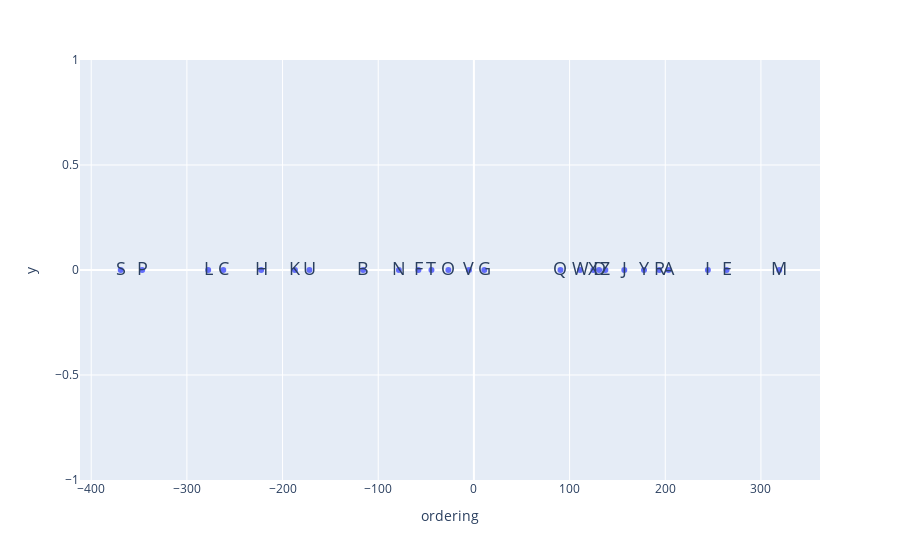

Notebook source saved alongside this figure:
### Code cell
## Plot ordering in the dataset with plotly express

fig = px.scatter(dataframe, x='ordering', y=[0]*len(dataframe), text=dataframe.index)
## Increase the size of the text
fig.update_traces(textfont_size=18)
fig

### Figure 1 — Plotly figure (JSON) as saved in the notebook; plotly's stock layout.template omitted (floating-point values rounded to 4 significant figures)
{"data": [{"hovertemplate": "ordering=%{x}<br>y=%{y}<br>index=%{text}<extra></extra>", "legendgroup": "", "marker": {"color": "#636efa", "symbol": "circle"}, "mode": "markers+text", "name": "", "orientation": "v", "showlegend": false, "text": ["A", "B", "C", "D", "E", "F", "G", "H", "I", "J", "K", "L", "M", "N", "O", "P", "Q", "R", "S", "T", "U", "V", "W", "X", "Y", "Z"], "textfont": {"size": 18}, "type": "scatter", "x": [203.4, -115.8, -262.0, 130.8, 264.1, -58.02, 10.86, -222.4, 244.5, 157.2, -187.1, -277.7, 319.2, -78.42, -26.68, -346.8, 90.46, 193.8, -369.1, -44.38, -171.9, -5.136, 110.9, 124.9, 177.8, 137.4], "xaxis": "x", "y": [0, 0, 0, 0, 0, 0, 0, 0, 0, 0, 0, 0, 0, 0, 0, 0, 0, 0, 0, 0, 0, 0, 0, 0, 0, 0], "yaxis": "y"}], "layout": {"legend": {"tracegroupgap": 0}, "margin": {"t": 60}, "xaxis": {"anchor": "y", "domain": [0, 1], "title": {"text": "ordering"}}, "yaxis": {"anchor": "x", "domain": [0, 1], "title": {"text": "y"}}}}
